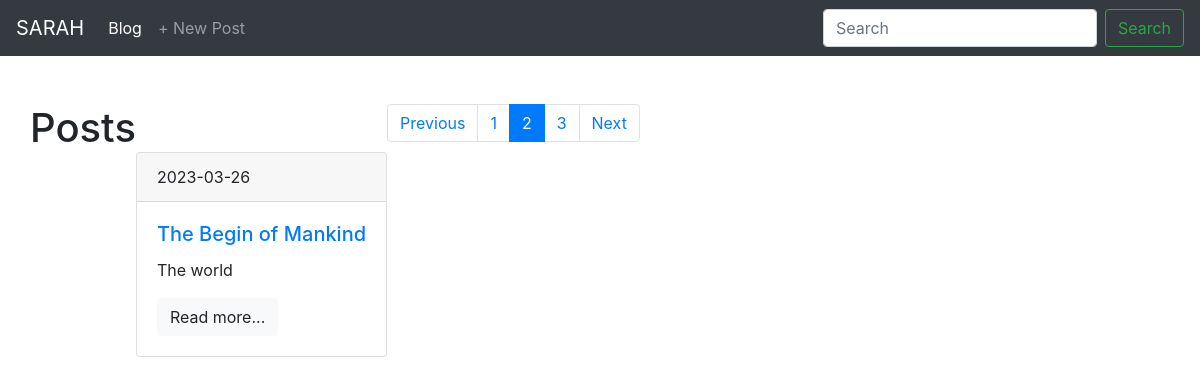
Screenshot of /blog/?page=2 with the database file from the repository.
### models.py (models this page shows, shortened)
class Post(db.Model):
    id = db.Column (db.Integer, primary_key = True)
    title = db.Column (db.String(140), nullable = False)
    slug =  db.Column (db.String(140), unique = True, nullable = False)
    body = db.Column (db.Text, nullable = False)
    date_created = db. Column(db.DateTime, default=datetime.utcnow )
    tags = db.relationship('Tag', secondary = posts_tags, backref = db.backref('posts'), lazy= 'dynamic'
                           )

### posts/blueprint.py (the view)
@posts.route('/')
def posts_list():
    q =request.args.get('q')
    if q:
        posts =Post.query.filter(Post.title.contains(q)| Post.body.contains(q))
    else:
        posts = Post.query.order_by(Post.date_created.desc())
    page = request.args.get('page')
    if page and page.isdigit():
        page = int(page)
    else:
        page =1
    pages= posts.paginate(page= page, per_page = 1)
    return render_template('posts/post.html', posts = posts, pages= pages)

### posts/templates/posts/post.html (shortened to what this page needs)
{% extends 'base.html' %}
{% block contents%}
<h1>Posts</h1>
  {% for post in pages.items %}
      {%include 'posts/includes/card.html'%}
  {% endfor %}
  <nav aria-label="Page navigation example">
    <ul class="pagination">
      <li class="page-item {%if not pages.has_prev %} disabled {%endif%}">
        <a class="page-link" href="./?page={{pages.prev_num}}">Previous</a>
      </li>
      {% for page in pages.iter_pages()%}
      <li class="page-item {% if page == pages.page %} active {% endif %}"  >
        <a class="page-link" href="./?page=={{page}}">{{page}}<span class="sr-only">(current)</span></a>
      </li>
      {%endfor%}
      <li class="page-item {%if not pages.has_next %} disabled {%endif%}">
        <a class="page-link" href="./?page={{pages.next_num}}">Next</a>
      </li>
    </ul>
  </nav>
{% endblock contents%}

### posts/templates/posts/includes/card.html (shortened to what this page needs)
<div class="card mb-5 mt-5">
    <div class="card-header">
        {{post.date_created.date()}}
    </div>
    <div class="card-body">
        <h5 class="card-title"><a href="{{url_for('Posts.post_details', slug = post.slug)}}">{{post.title}}</a></h5>
        <p class="card-text">{{post.body}}</p>
        <a href="{{url_for('Posts.post_details', slug = post.slug)}} " class="btn btn-light"> Read
          more...</a>
    </div>
    </div>

### rows the page displays
Post: date_created "2023-03-26", title "The Begin of Mankind", body "The world"

### other values shown
{{ page }} "1" "2" "3"
